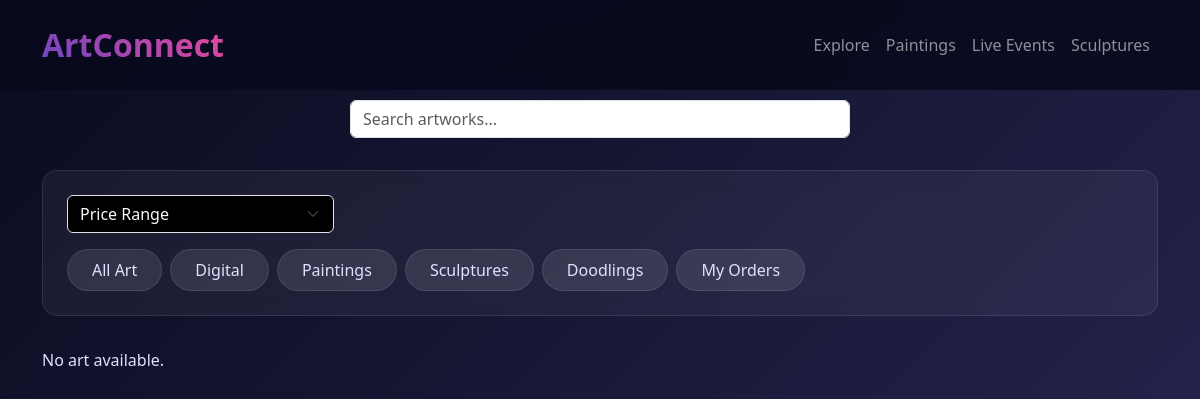
Before: /digital with the older database file.
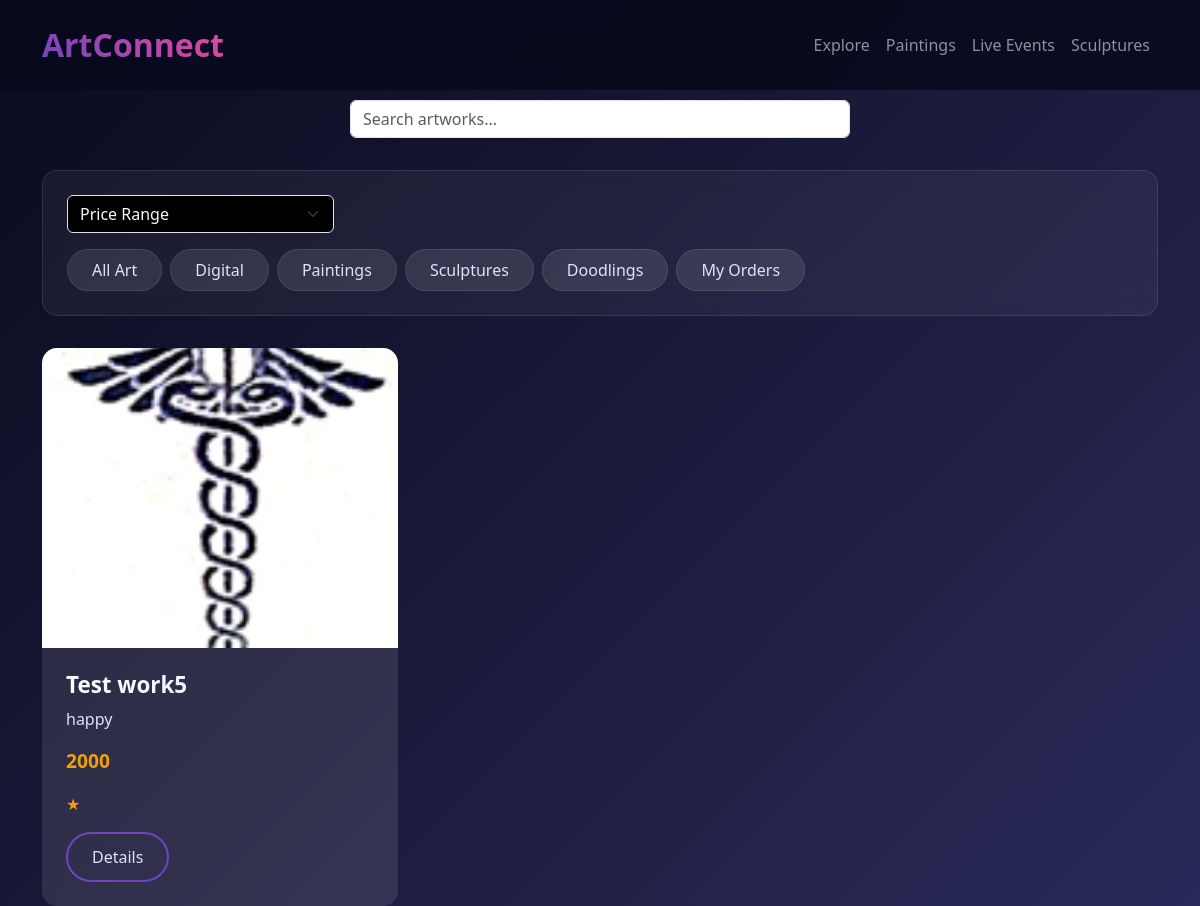
After: the same page with the newer database file.
### art_app/models.py (models this page shows)
class Arttable(models.Model):
    title=models.CharField(max_length=30)
    userid=models.CharField(max_length=30)
    status=models.CharField(max_length=30)
    desc=models.CharField(max_length=80)
    price=models.CharField(max_length=20)
    arttype=models.CharField(max_length=20)
    img=models.ImageField(upload_to='art_photos/',blank=True,null=True)

### user_app/views.py (the view)
# urls.py: path('digital',views.digital_dash,name='digital_dashboard'),
def digital_dash(request):
    art_list = Arttable.objects.filter(arttype="2").all()
    context = {
        'art_list': art_list
    }
    return render(request, 'user_dash.html', context)

### user_app/template/user_dash.html (shortened to what this page needs)
<!DOCTYPE html>
<html lang="en">
<head>
    <link href="https://cdn.jsdelivr.net/npm/bootstrap@5.3.0/dist/css/bootstrap.min.css" rel="stylesheet">
    <link rel="stylesheet" href="https://cdnjs.cloudflare.com/ajax/libs/animate.css/4.1.1/animate.min.css">
</head>
<body>
    <nav class="navbar navbar-expand-lg navbar-dark fixed-top">
        <div class="container">
            <a class="navbar-brand" href="#">ArtConnect</a>
            <div class="collapse navbar-collapse" id="navbarNav">
                <ul class="navbar-nav ms-auto">
                    <li class="nav-item">
                        <a class="nav-link" href="#">Explore</a>
                    </li>
                    <li class="nav-item">
                        <a class="nav-link" href="{% url 'artist' %}">Paintings</a>
                    </li>
                    <li class="nav-item">
                        <a class="nav-link" href="{% url 'scrape_events' %}">Live Events</a>
                    </li>
                    <li class="nav-item">
                        <a class="nav-link" href="{% url 'sclupture_show' %}">Sculptures</a>
                    </li>
                </ul>
            </div>
        </div>
    </nav>
    <div class="container" style="margin-top: 100px;">
        <div class="search-container mb-4">
            <input type="text" id="searchBox" placeholder="Search artworks..." class="form-control mb-4">
        </div>
        <div class="filters glass">
            <div class="row g-3">
            <form action="{% url 'search' %}" method="get">
                <div class="col-md-3">
                    <select class="form-select bg-black text-light" name="price" onchange="this.form.submit()">
                        <option value="0"{% if price_filter == '0' %}selected{% endif %}>Price Range</option>
                    </select>
                </div>
            </form>
            </div>
            <div class="d-flex flex-wrap gap-2 mt-3">
                <a class="filter-btn" href="{% url 'user_dashboard' %}">All Art</a>
                <a class="filter-btn" href="{% url 'digital_dashboard' %}">Digital</a>
                <a class="filter-btn" href="{% url 'paint_dashboard' %}">Paintings</a>
                <a class="filter-btn" href="{% url 'sclupture_dashboard' %}">Sculptures</a>
                <a class="filter-btn" href="{% url 'doodling_dashboard' %}">Doodlings</a>
                <a class="filter-btn" href="{% url 'myorders_dashboard' %}">My Orders</a>
            </div>
        </div>
<div class="row g-4">
    {% if art_list %}
        {% for art in art_list %}
                <div class="col-md-6 col-lg-4">
                    <div class="art-card animate__animated animate__fadeIn">
                        <div class="art-image">
                            <img src="{{ art.img.url }}" alt="Digital Dreams">
                        </div>
                        <div class="art-info">
                            <h3 class="art-title">{{ art.title }}</h3>
                            <p class="art-description">{{ art.desc }}</p>
                            <div class="art-price">{{ art.price }}</div>
                            <div class="rating mb-3">
                                    <span class="star">★</span>
                            </div>
                            <div class="d-flex gap-2">
                                <a href="{% url 'details' art.id %}"><button class="btn-outline-glow">Details</button></a>
                            </div>
                        </div>
                    </div>
                </div>
    {% endfor %}
        {% else %}
                <p>No art available.</p>
        {% endif %}
</div>
</body>
</html>

Changed rows visible on the page:
added Arttable: img (picture), title "Test work5", desc "happy", price "2000"
Other visible differences:
text no longer shown: "No art available."
